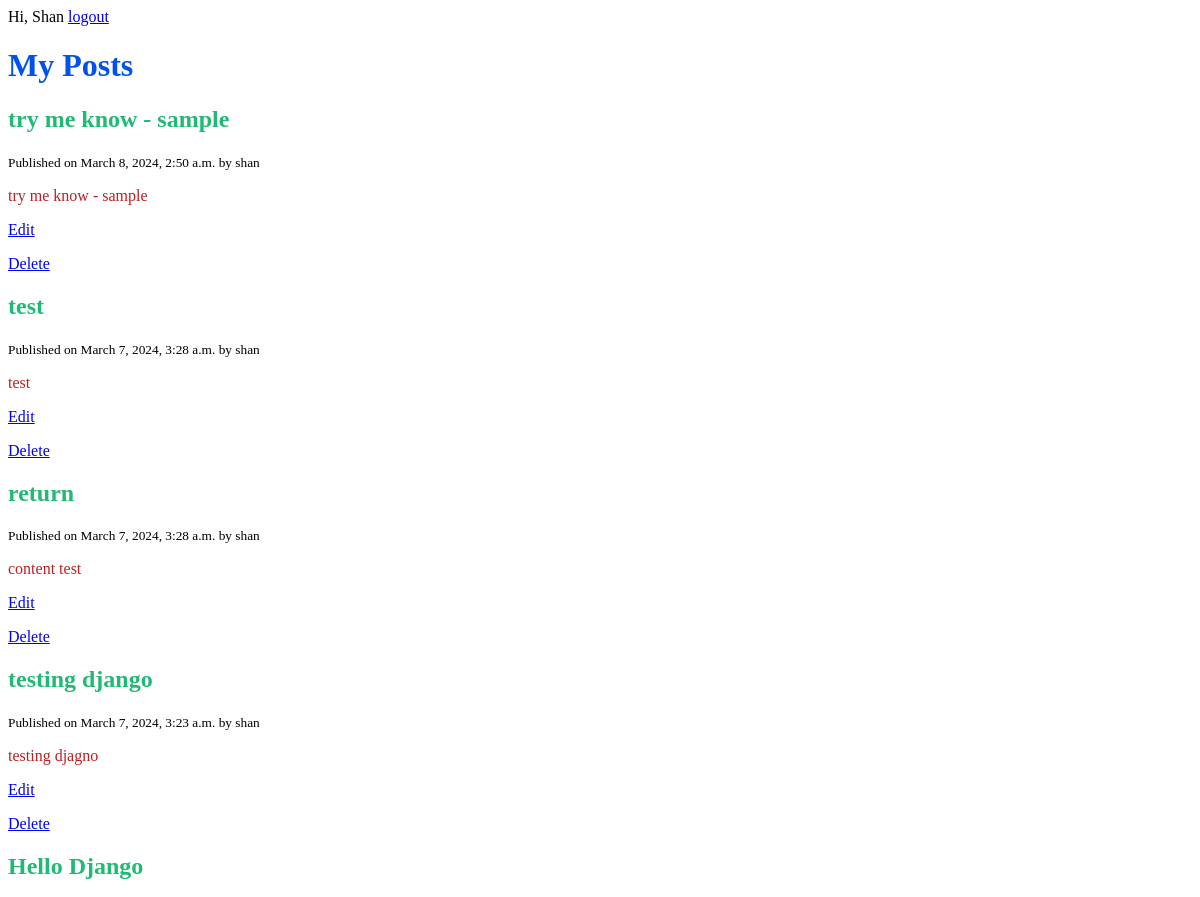
Page /blog/home/ (signed in, upper part) on the earlier database version.
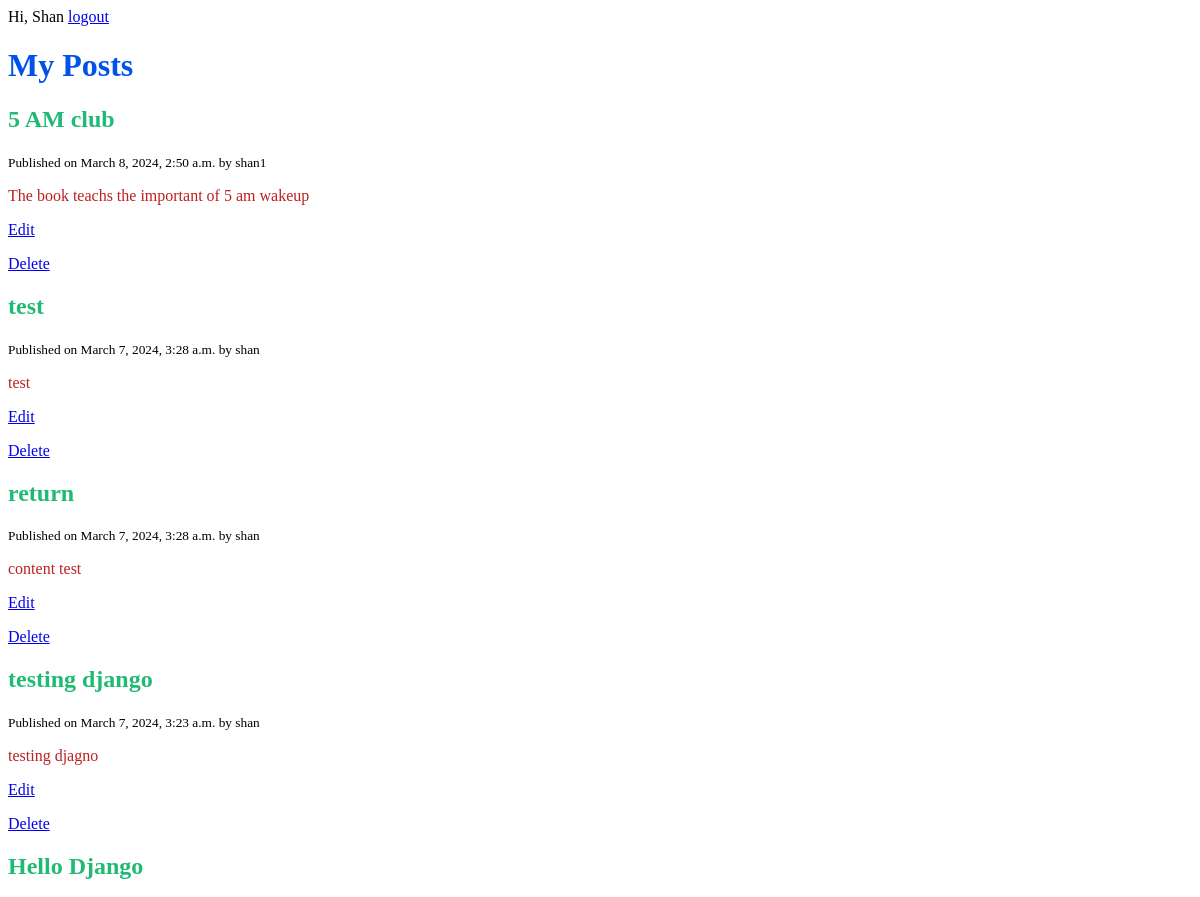
Same page on the later database version.
### blog/models.py (models this page shows, shortened)
class Post(models.Model):
    title = models.CharField(max_length=120)
    content = models.TextField()
    published_at = models.DateTimeField(default=timezone.now)
    author = models.ForeignKey(User, on_delete=models.CASCADE)
    class Meta:
        ordering = ['-published_at']

### blog/views.py (the view)
# urls.py: path("home/",views.home, name='posts'),
@login_required
def home(request):
    logger.warning('Homepage was accessed')
    all_data = Post.objects.all()
    context = {
        'posts':all_data,
        'title': 'Zen of Python'
    }
    return render(request,"blog/home.html", context)

### blog/templates/blog/home.html
{% extends 'base.html' %}
{% block content %}
        <h1>My Posts</h1>
	{% for post in posts%}
	<h2>{{ post.title }}</h2>
	<small>Published on {{ post.published_at }} by {{ post.author}}</small>
	<p>{{ post.content }}</p>
	<p> <a href= "{% url 'edit-post' post.id %}"> Edit</a></p>
	<p> <a href= "{% url 'delete-post' post.id %}"> Delete</a></p>
	{% endfor%}
{% endblock %}

Differences in the rows shown:
changed Post: title "try me know - sample" → "5 AM club"; author "shan" → "shan1"; content "try me know - sample" → "The book teachs the important of 5 am wakeup"
